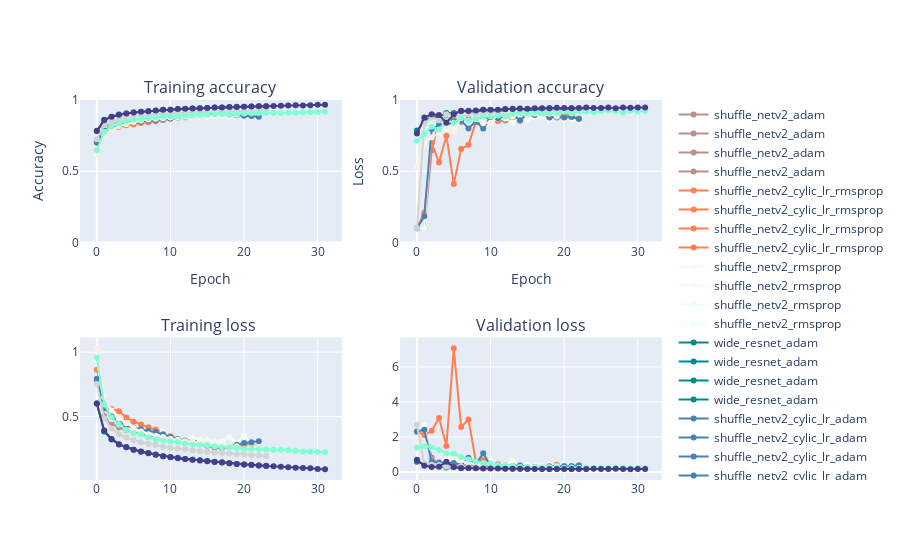

The code cell stored with this chart in its notebook:
### Code cell
plot_accuracy_and_loss()

### Figure 1 — Plotly figure (JSON) as saved in the notebook; plotly's stock layout.template omitted (floating-point values rounded to 4 significant figures)
{"data": [{"marker": {"color": "#BC8F8F"}, "mode": "markers+lines", "name": "shuffle_netv2_adam", "text": ["0", "1", "2", "3", "4", "5", "6", "7", "8", "9", "10", "11", "12", "13", "14", "15", "16", "17", "18", "19", "20", "21", "22", "23", "24", "25", "26", "27", "28", "29"], "type": "scatter", "x": [0, 1, 2, 3, 4, 5, 6, 7, 8, 9, 10, 11, 12, 13, 14, 15, 16, 17, 18, 19, 20, 21, 22, 23, 24, 25, 26, 27, 28, 29], "xaxis": "x", "y": [0.7161, 0.8104, 0.8317, 0.8438, 0.8515, 0.8582, 0.8633, 0.8646, 0.8699, 0.8712, 0.8748, 0.8766, 0.8779, 0.8833, 0.8802], "yaxis": "y"}, {"marker": {"color": "#BC8F8F"}, "mode": "markers+lines", "name": "shuffle_netv2_adam", "text": ["0", "1", "2", "3", "4", "5", "6", "7", "8", "9", "10", "11", "12", "13", "14", "15", "16", "17", "18", "19", "20", "21", "22", "23", "24", "25", "26", "27", "28", "29"], "type": "scatter", "x": [0, 1, 2, 3, 4, 5, 6, 7, 8, 9, 10, 11, 12, 13, 14, 15, 16, 17, 18, 19, 20, 21, 22, 23, 24, 25, 26, 27, 28, 29], "xaxis": "x2", "y": [0.1, 0.1, 0.6455, 0.8474, 0.8636, 0.8642, 0.8448, 0.8689, 0.8469, 0.8811, 0.8646, 0.8534, 0.8555, 0.8522, 0.8548], "yaxis": "y2"}, {"marker": {"color": "#BC8F8F"}, "mode": "markers+lines", "name": "shuffle_netv2_adam", "text": ["0", "1", "2", "3", "4", "5", "6", "7", "8", "9", "10", "11", "12", "13", "14", "15", "16", "17", "18", "19", "20", "21", "22", "23", "24", "25", "26", "27", "28", "29"], "type": "scatter", "x": [0, 1, 2, 3, 4, 5, 6, 7, 8, 9, 10, 11, 12, 13, 14, 15, 16, 17, 18, 19, 20, 21, 22, 23, 24, 25, 26, 27, 28, 29], "xaxis": "x3", "y": [0.7749, 0.5052, 0.446, 0.4154, 0.3935, 0.3776, 0.3659, 0.3534, 0.3457, 0.3385, 0.3305, 0.3281, 0.3208, 0.3134, 0.317], "yaxis": "y3"}, {"marker": {"color": "#BC8F8F"}, "mode": "markers+lines", "name": "shuffle_netv2_adam", "text": ["0", "1", "2", "3", "4", "5", "6", "7", "8", "9", "10", "11", "12", "13", "14", "15", "16", "17", "18", "19", "20", "21", "22", "23", "24", "25", "26", "27", "28", "29"], "type": "scatter", "x": [0, 1, 2, 3, 4, 5, 6, 7, 8, 9, 10, 11, 12, 13, 14, 15, 16, 17, 18, 19, 20, 21, 22, 23, 24, 25, 26, 27, 28, 29], "xaxis": "x4", "y": [2.315, 2.478, 0.8151, 0.4057, 0.3641, 0.3674, 0.4061, 0.3452, 0.3901, 0.3216, 0.354, 0.3961, 0.365, 0.3833, 0.3728], "yaxis": "y4"}, {"marker": {"color": "#FF7F50"}, "mode": "markers+lines", "name": "shuffle_netv2_cylic_lr_rmsprop", "text": ["0", "1", "2", "3", "4", "5", "6", "7", "8", "9", "10", "11", "12", "13", "14", "15", "16", "17", "18", "19", "20", "21", "22", "23", "24", "25", "26", "27", "28", "29", "30", "31", "32", "33", "34", "35", "36", "37", "38", "39", "40", "41", "42", "43", "44", "45"], "type": "scatter", "x": [0, 1, 2, 3, 4, 5, 6, 7, 8, 9, 10, 11, 12, 13, 14, 15, 16, 17, 18, 19, 20, 21, 22, 23, 24, 25, 26, 27, 28, 29, 30, 31, 32, 33, 34, 35, 36, 37, 38, 39, 40, 41, 42, 43, 44, 45], "xaxis": "x", "y": [0.6923, 0.7774, 0.8007, 0.8098, 0.8229, 0.8283, 0.8388, 0.8436, 0.8511, 0.8601, 0.869, 0.8752, 0.8822, 0.8883, 0.8905, 0.8978, 0.9029, 0.9042, 0.9015, 0.8994, 0.895, 0.8937, 0.8898], "yaxis": "y"}, {"marker": {"color": "#FF7F50"}, "mode": "markers+lines", "name": "shuffle_netv2_cylic_lr_rmsprop", "text": ["0", "1", "2", "3", "4", "5", "6", "7", "8", "9", "10", "11", "12", "13", "14", "15", "16", "17", "18", "19", "20", "21", "22", "23", "24", "25", "26", "27", "28", "29", "30", "31", "32", "33", "34", "35", "36", "37", "38", "39", "40", "41", "42", "43", "44", "45"], "type": "scatter", "x": [0, 1, 2, 3, 4, 5, 6, 7, 8, 9, 10, 11, 12, 13, 14, 15, 16, 17, 18, 19, 20, 21, 22, 23, 24, 25, 26, 27, 28, 29, 30, 31, 32, 33, 34, 35, 36, 37, 38, 39, 40, 41, 42, 43, 44, 45], "xaxis": "x2", "y": [0.1, 0.2086, 0.6991, 0.5607, 0.7495, 0.4102, 0.6555, 0.686, 0.8449, 0.828, 0.8713, 0.8539, 0.8873, 0.8755, 0.8809, 0.8948, 0.8937, 0.906, 0.8985, 0.8774, 0.8996, 0.8884, 0.8709], "yaxis": "y2"}, {"marker": {"color": "#FF7F50"}, "mode": "markers+lines", "name": "shuffle_netv2_cylic_lr_rmsprop", "text": ["0", "1", "2", "3", "4", "5", "6", "7", "8", "9", "10", "11", "12", "13", "14", "15", "16", "17", "18", "19", "20", "21", "22", "23", "24", "25", "26", "27", "28", "29", "30", "31", "32", "33", "34", "35", "36", "37", "38", "39", "40", "41", "42", "43", "44", "45"], "type": "scatter", "x": [0, 1, 2, 3, 4, 5, 6, 7, 8, 9, 10, 11, 12, 13, 14, 15, 16, 17, 18, 19, 20, 21, 22, 23, 24, 25, 26, 27, 28, 29, 30, 31, 32, 33, 34, 35, 36, 37, 38, 39, 40, 41, 42, 43, 44, 45], "xaxis": "x3", "y": [0.8632, 0.6388, 0.5593, 0.5421, 0.4936, 0.4599, 0.4396, 0.4176, 0.4003, 0.375, 0.3508, 0.332, 0.321, 0.3026, 0.2894, 0.274, 0.2594, 0.2562, 0.2635, 0.2692, 0.2817, 0.2901, 0.2961], "yaxis": "y3"}, {"marker": {"color": "#FF7F50"}, "mode": "markers+lines", "name": "shuffle_netv2_cylic_lr_rmsprop", "text": ["0", "1", "2", "3", "4", "5", "6", "7", "8", "9", "10", "11", "12", "13", "14", "15", "16", "17", "18", "19", "20", "21", "22", "23", "24", "25", "26", "27", "28", "29", "30", "31", "32", "33", "34", "35", "36", "37", "38", "39", "40", "41", "42", "43", "44", "45"], "type": "scatter", "x": [0, 1, 2, 3, 4, 5, 6, 7, 8, 9, 10, 11, 12, 13, 14, 15, 16, 17, 18, 19, 20, 21, 22, 23, 24, 25, 26, 27, 28, 29, 30, 31, 32, 33, 34, 35, 36, 37, 38, 39, 40, 41, 42, 43, 44, 45], "xaxis": "x4", "y": [2.312, 2.105, 2.352, 3.08, 1.476, 7.06, 2.561, 2.996, 0.6068, 0.6579, 0.3966, 0.4368, 0.3099, 0.3523, 0.3231, 0.2862, 0.2813, 0.2637, 0.2796, 0.4139, 0.283, 0.3024, 0.3639], "yaxis": "y4"}, {"marker": {"color": "#F0FFF0"}, "mode": "markers+lines", "name": "shuffle_netv2_rmsprop", "text": ["0", "1", "2", "3", "4", "5", "6", "7", "8", "9", "10", "11", "12", "13", "14", "15", "16", "17", "18", "19", "20", "21", "22", "23", "24", "25", "26", "27", "28", "29", "30", "31", "32", "33", "34", "35", "36", "37", "38", "39", "40", "41", "42", "43", "44", "45"], "type": "scatter", "x": [0, 1, 2, 3, 4, 5, 6, 7, 8, 9, 10, 11, 12, 13, 14, 15, 16, 17, 18, 19, 20, 21, 22, 23, 24, 25, 26, 27, 28, 29, 30, 31, 32, 33, 34, 35, 36, 37, 38, 39, 40, 41, 42, 43, 44, 45], "xaxis": "x", "y": [0.6848, 0.7888, 0.8193, 0.8363, 0.8454, 0.8514, 0.8565, 0.8624, 0.8666, 0.8683, 0.8716, 0.8728, 0.8768, 0.8764, 0.8797, 0.8812, 0.8855, 0.8872, 0.886, 0.8898, 0.8869, 0.8897, 0.8926], "yaxis": "y"}, {"marker": {"color": "#F0FFF0"}, "mode": "markers+lines", "name": "shuffle_netv2_rmsprop", "text": ["0", "1", "2", "3", "4", "5", "6", "7", "8", "9", "10", "11", "12", "13", "14", "15", "16", "17", "18", "19", "20", "21", "22", "23", "24", "25", "26", "27", "28", "29", "30", "31", "32", "33", "34", "35", "36", "37", "38", "39", "40", "41", "42", "43", "44", "45"], "type": "scatter", "x": [0, 1, 2, 3, 4, 5, 6, 7, 8, 9, 10, 11, 12, 13, 14, 15, 16, 17, 18, 19, 20, 21, 22, 23, 24, 25, 26, 27, 28, 29, 30, 31, 32, 33, 34, 35, 36, 37, 38, 39, 40, 41, 42, 43, 44, 45], "xaxis": "x2", "y": [0.1, 0.1, 0.8218, 0.829, 0.8036, 0.791, 0.8635, 0.8301, 0.8632, 0.8501, 0.841, 0.8694, 0.8711, 0.8404, 0.874, 0.8595, 0.8806, 0.8833, 0.862, 0.8785, 0.8719, 0.8658, 0.8449], "yaxis": "y2"}, {"marker": {"color": "#F0FFF0"}, "mode": "markers+lines", "name": "shuffle_netv2_rmsprop", "text": ["0", "1", "2", "3", "4", "5", "6", "7", "8", "9", "10", "11", "12", "13", "14", "15", "16", "17", "18", "19", "20", "21", "22", "23", "24", "25", "26", "27", "28", "29", "30", "31", "32", "33", "34", "35", "36", "37", "38", "39", "40", "41", "42", "43", "44", "45"], "type": "scatter", "x": [0, 1, 2, 3, 4, 5, 6, 7, 8, 9, 10, 11, 12, 13, 14, 15, 16, 17, 18, 19, 20, 21, 22, 23, 24, 25, 26, 27, 28, 29, 30, 31, 32, 33, 34, 35, 36, 37, 38, 39, 40, 41, 42, 43, 44, 45], "xaxis": "x3", "y": [0.9386, 0.5892, 0.4818, 0.4482, 0.4136, 0.3951, 0.3839, 0.3776, 0.3626, 0.386, 0.3465, 0.3387, 0.3286, 0.3346, 0.3195, 0.3183, 0.3073, 0.3067, 0.3435, 0.2963, 0.3546, 0.2968, 0.2973], "yaxis": "y3"}, {"marker": {"color": "#F0FFF0"}, "mode": "markers+lines", "name": "shuffle_netv2_rmsprop", "text": ["0", "1", "2", "3", "4", "5", "6", "7", "8", "9", "10", "11", "12", "13", "14", "15", "16", "17", "18", "19", "20", "21", "22", "23", "24", "25", "26", "27", "28", "29", "30", "31", "32", "33", "34", "35", "36", "37", "38", "39", "40", "41", "42", "43", "44", "45"], "type": "scatter", "x": [0, 1, 2, 3, 4, 5, 6, 7, 8, 9, 10, 11, 12, 13, 14, 15, 16, 17, 18, 19, 20, 21, 22, 23, 24, 25, 26, 27, 28, 29, 30, 31, 32, 33, 34, 35, 36, 37, 38, 39, 40, 41, 42, 43, 44, 45], "xaxis": "x4", "y": [2.326, 2.662, 0.4815, 0.5179, 0.7289, 0.7256, 0.3669, 0.8245, 0.3687, 0.4395, 0.6343, 0.3503, 0.3506, 0.6295, 0.3773, 0.4091, 0.3625, 0.3218, 0.4119, 0.3571, 0.3617, 0.3663, 0.4345], "yaxis": "y4"}, {"marker": {"color": "#008B8B"}, "mode": "markers+lines", "name": "wide_resnet_adam", "text": ["0", "1", "2", "3", "4", "5", "6", "7", "8", "9", "10", "11", "12", "13", "14", "15", "16", "17", "18", "19", "20", "21", "22", "23", "24", "25", "26", "27", "28", "29", "30", "31", "32", "33", "34", "35", "36", "37", "38", "39", "40", "41", "42", "43", "44", "45", "46", "47"], "type": "scatter", "x": [0, 1, 2, 3, 4, 5, 6, 7, 8, 9, 10, 11, 12, 13, 14, 15, 16, 17, 18, 19, 20, 21, 22, 23, 24, 25, 26, 27, 28, 29, 30, 31, 32, 33, 34, 35, 36, 37, 38, 39, 40, 41, 42, 43, 44, 45, 46, 47], "xaxis": "x", "y": [0.78, 0.8607, 0.8831, 0.8977, 0.9046, 0.912, 0.918, 0.9203, 0.9243, 0.9308, 0.9321, 0.9352, 0.937, 0.9399, 0.9419, 0.9437, 0.9466, 0.9469, 0.9499, 0.952, 0.953, 0.9536, 0.9562, 0.9565], "yaxis": "y"}, {"marker": {"color": "#008B8B"}, "mode": "markers+lines", "name": "wide_resnet_adam", "text": ["0", "1", "2", "3", "4", "5", "6", "7", "8", "9", "10", "11", "12", "13", "14", "15", "16", "17", "18", "19", "20", "21", "22", "23", "24", "25", "26", "27", "28", "29", "30", "31", "32", "33", "34", "35", "36", "37", "38", "39", "40", "41", "42", "43", "44", "45", "46", "47"], "type": "scatter", "x": [0, 1, 2, 3, 4, 5, 6, 7, 8, 9, 10, 11, 12, 13, 14, 15, 16, 17, 18, 19, 20, 21, 22, 23, 24, 25, 26, 27, 28, 29, 30, 31, 32, 33, 34, 35, 36, 37, 38, 39, 40, 41, 42, 43, 44, 45, 46, 47], "xaxis": "x2", "y": [0.7852, 0.85, 0.8861, 0.8798, 0.9084, 0.9081, 0.9205, 0.9222, 0.9161, 0.9295, 0.9232, 0.9175, 0.9325, 0.9384, 0.9387, 0.9291, 0.9285, 0.9385, 0.9429, 0.9361, 0.9308, 0.9426, 0.9378, 0.9414], "yaxis": "y2"}, {"marker": {"color": "#008B8B"}, "mode": "markers+lines", "name": "wide_resnet_adam", "text": ["0", "1", "2", "3", "4", "5", "6", "7", "8", "9", "10", "11", "12", "13", "14", "15", "16", "17", "18", "19", "20", "21", "22", "23", "24", "25", "26", "27", "28", "29", "30", "31", "32", "33", "34", "35", "36", "37", "38", "39", "40", "41", "42", "43", "44", "45", "46", "47"], "type": "scatter", "x": [0, 1, 2, 3, 4, 5, 6, 7, 8, 9, 10, 11, 12, 13, 14, 15, 16, 17, 18, 19, 20, 21, 22, 23, 24, 25, 26, 27, 28, 29, 30, 31, 32, 33, 34, 35, 36, 37, 38, 39, 40, 41, 42, 43, 44, 45, 46, 47], "xaxis": "x3", "y": [0.6043, 0.3847, 0.3229, 0.2844, 0.2643, 0.2424, 0.2266, 0.2177, 0.206, 0.1928, 0.1867, 0.1798, 0.1712, 0.1656, 0.1607, 0.1547, 0.1497, 0.145, 0.1387, 0.1329, 0.1283, 0.1268, 0.121, 0.1179], "yaxis": "y3"}, {"marker": {"color": "#008B8B"}, "mode": "markers+lines", "name": "wide_resnet_adam", "text": ["0", "1", "2", "3", "4", "5", "6", "7", "8", "9", "10", "11", "12", "13", "14", "15", "16", "17", "18", "19", "20", "21", "22", "23", "24", "25", "26", "27", "28", "29", "30", "31", "32", "33", "34", "35", "36", "37", "38", "39", "40", "41", "42", "43", "44", "45", "46", "47"], "type": "scatter", "x": [0, 1, 2, 3, 4, 5, 6, 7, 8, 9, 10, 11, 12, 13, 14, 15, 16, 17, 18, 19, 20, 21, 22, 23, 24, 25, 26, 27, 28, 29, 30, 31, 32, 33, 34, 35, 36, 37, 38, 39, 40, 41, 42, 43, 44, 45, 46, 47], "xaxis": "x4", "y": [0.5805, 0.4341, 0.3171, 0.3342, 0.2538, 0.2619, 0.2256, 0.2218, 0.2415, 0.2005, 0.231, 0.2256, 0.1933, 0.175, 0.1774, 0.2004, 0.1967, 0.1781, 0.166, 0.1795, 0.1931, 0.1672, 0.1788, 0.1692], "yaxis": "y4"}, {"marker": {"color": "#4682B4"}, "mode": "markers+lines", "name": "shuffle_netv2_cylic_lr_adam", "text": ["0", "1", "2", "3", "4", "5", "6", "7", "8", "9", "10", "11", "12", "13", "14", "15", "16", "17", "18", "19", "20", "21", "22", "23", "24", "25", "26", "27", "28", "29", "30", "31", "32", "33", "34", "35", "36", "37", "38", "39", "40", "41", "42", "43", "44", "45"], "type": "scatter", "x": [0, 1, 2, 3, 4, 5, 6, 7, 8, 9, 10, 11, 12, 13, 14, 15, 16, 17, 18, 19, 20, 21, 22, 23, 24, 25, 26, 27, 28, 29, 30, 31, 32, 33, 34, 35, 36, 37, 38, 39, 40, 41, 42, 43, 44, 45], "xaxis": "x", "y": [0.7002, 0.7855, 0.8128, 0.8284, 0.8389, 0.8469, 0.8497, 0.855, 0.8586, 0.8638, 0.8706, 0.8772, 0.882, 0.8855, 0.892, 0.8958, 0.9011, 0.9001, 0.8985, 0.8938, 0.889, 0.8873, 0.8832], "yaxis": "y"}, {"marker": {"color": "#4682B4"}, "mode": "markers+lines", "name": "shuffle_netv2_cylic_lr_adam", "text": ["0", "1", "2", "3", "4", "5", "6", "7", "8", "9", "10", "11", "12", "13", "14", "15", "16", "17", "18", "19", "20", "21", "22", "23", "24", "25", "26", "27", "28", "29", "30", "31", "32", "33", "34", "35", "36", "37", "38", "39", "40", "41", "42", "43", "44", "45"], "type": "scatter", "x": [0, 1, 2, 3, 4, 5, 6, 7, 8, 9, 10, 11, 12, 13, 14, 15, 16, 17, 18, 19, 20, 21, 22, 23, 24, 25, 26, 27, 28, 29, 30, 31, 32, 33, 34, 35, 36, 37, 38, 39, 40, 41, 42, 43, 44, 45], "xaxis": "x2", "y": [0.1, 0.1835, 0.7967, 0.8227, 0.822, 0.8491, 0.8567, 0.8005, 0.8496, 0.7996, 0.8749, 0.8723, 0.8861, 0.8964, 0.8577, 0.8966, 0.8951, 0.9022, 0.8765, 0.8793, 0.8767, 0.8806, 0.8661], "yaxis": "y2"}, {"marker": {"color": "#4682B4"}, "mode": "markers+lines", "name": "shuffle_netv2_cylic_lr_adam", "text": ["0", "1", "2", "3", "4", "5", "6", "7", "8", "9", "10", "11", "12", "13", "14", "15", "16", "17", "18", "19", "20", "21", "22", "23", "24", "25", "26", "27", "28", "29", "30", "31", "32", "33", "34", "35", "36", "37", "38", "39", "40", "41", "42", "43", "44", "45"], "type": "scatter", "x": [0, 1, 2, 3, 4, 5, 6, 7, 8, 9, 10, 11, 12, 13, 14, 15, 16, 17, 18, 19, 20, 21, 22, 23, 24, 25, 26, 27, 28, 29, 30, 31, 32, 33, 34, 35, 36, 37, 38, 39, 40, 41, 42, 43, 44, 45], "xaxis": "x3", "y": [0.7946, 0.5675, 0.5037, 0.4583, 0.4312, 0.4137, 0.4009, 0.3874, 0.38, 0.3622, 0.3446, 0.326, 0.3139, 0.3015, 0.2858, 0.2775, 0.2633, 0.2606, 0.2679, 0.2816, 0.2947, 0.3002, 0.3096], "yaxis": "y3"}, {"marker": {"color": "#4682B4"}, "mode": "markers+lines", "name": "shuffle_netv2_cylic_lr_adam", "text": ["0", "1", "2", "3", "4", "5", "6", "7", "8", "9", "10", "11", "12", "13", "14", "15", "16", "17", "18", "19", "20", "21", "22", "23", "24", "25", "26", "27", "28", "29", "30", "31", "32", "33", "34", "35", "36", "37", "38", "39", "40", "41", "42", "43", "44", "45"], "type": "scatter", "x": [0, 1, 2, 3, 4, 5, 6, 7, 8, 9, 10, 11, 12, 13, 14, 15, 16, 17, 18, 19, 20, 21, 22, 23, 24, 25, 26, 27, 28, 29, 30, 31, 32, 33, 34, 35, 36, 37, 38, 39, 40, 41, 42, 43, 44, 45], "xaxis": "x4", "y": [2.307, 2.411, 0.5599, 0.5433, 0.5098, 0.5112, 0.4193, 0.805, 0.441, 1.061, 0.3447, 0.3592, 0.3218, 0.2956, 0.3651, 0.2838, 0.2783, 0.2675, 0.3188, 0.3231, 0.3412, 0.3409, 0.3825], "yaxis": "y4"}, {"marker": {"color": "#FAF0E6"}, "mode": "markers+lines", "name": "simple_cnn_rmsprop", "text": ["0", "1", "2", "3", "4", "5", "6", "7", "8", "9", "10", "11", "12", "13", "14", "15", "16", "17", "18", "19", "20", "21", "22", "23", "24", "25", "26", "27", "28", "29", "30", "31", "32", "33", "34", "35", "36", "37", "38", "39"], "type": "scatter", "x": [0, 1, 2, 3, 4, 5, 6, 7, 8, 9, 10, 11, 12, 13, 14, 15, 16, 17, 18, 19, 20, 21, 22, 23, 24, 25, 26, 27, 28, 29, 30, 31, 32, 33, 34, 35, 36, 37, 38, 39], "xaxis": "x", "y": [0.6167, 0.7531, 0.7906, 0.8158, 0.8292, 0.8453, 0.8553, 0.8626, 0.8686, 0.871, 0.8775, 0.8794, 0.8842, 0.8856, 0.8898, 0.8903, 0.8916, 0.8947, 0.8993, 0.897], "yaxis": "y"}, {"marker": {"color": "#FAF0E6"}, "mode": "markers+lines", "name": "simple_cnn_rmsprop", "text": ["0", "1", "2", "3", "4", "5", "6", "7", "8", "9", "10", "11", "12", "13", "14", "15", "16", "17", "18", "19", "20", "21", "22", "23", "24", "25", "26", "27", "28", "29", "30", "31", "32", "33", "34", "35", "36", "37", "38", "39"], "type": "scatter", "x": [0, 1, 2, 3, 4, 5, 6, 7, 8, 9, 10, 11, 12, 13, 14, 15, 16, 17, 18, 19, 20, 21, 22, 23, 24, 25, 26, 27, 28, 29, 30, 31, 32, 33, 34, 35, 36, 37, 38, 39], "xaxis": "x2", "y": [0.5261, 0.6871, 0.7383, 0.7633, 0.823, 0.7779, 0.8817, 0.8491, 0.8653, 0.8367, 0.8407, 0.8991, 0.8947, 0.8826, 0.9092, 0.8905, 0.905, 0.8802, 0.904, 0.8847], "yaxis": "y2"}, {"marker": {"color": "#FAF0E6"}, "mode": "markers+lines", "name": "simple_cnn_rmsprop", "text": ["0", "1", "2", "3", "4", "5", "6", "7", "8", "9", "10", "11", "12", "13", "14", "15", "16", "17", "18", "19", "20", "21", "22", "23", "24", "25", "26", "27", "28", "29", "30", "31", "32", "33", "34", "35", "36", "37", "38", "39"], "type": "scatter", "x": [0, 1, 2, 3, 4, 5, 6, 7, 8, 9, 10, 11, 12, 13, 14, 15, 16, 17, 18, 19, 20, 21, 22, 23, 24, 25, 26, 27, 28, 29, 30, 31, 32, 33, 34, 35, 36, 37, 38, 39], "xaxis": "x3", "y": [1.029, 0.6501, 0.5482, 0.4858, 0.4489, 0.4121, 0.3853, 0.3639, 0.3486, 0.3418, 0.3274, 0.3195, 0.3082, 0.3027, 0.2929, 0.2908, 0.2852, 0.2802, 0.2713, 0.2707], "yaxis": "y3"}, {"marker": {"color": "#FAF0E6"}, "mode": "markers+lines", "name": "simple_cnn_rmsprop", "text": ["0", "1", "2", "3", "4", "5", "6", "7", "8", "9", "10", "11", "12", "13", "14", "15", "16", "17", "18", "19", "20", "21", "22", "23", "24", "25", "26", "27", "28", "29", "30", "31", "32", "33", "34", "35", "36", "37", "38", "39"], "type": "scatter", "x": [0, 1, 2, 3, 4, 5, 6, 7, 8, 9, 10, 11, 12, 13, 14, 15, 16, 17, 18, 19, 20, 21, 22, 23, 24, 25, 26, 27, 28, 29, 30, 31, 32, 33, 34, 35, 36, 37, 38, 39], "xaxis": "x4", "y": [1.761, 1.554, 1.365, 1.202, 0.991, 0.8473, 0.6519, 0.5083, 0.4388, 0.467, 0.4395, 0.2915, 0.3123, 0.3044, 0.2574, 0.2894, 0.2577, 0.3178, 0.2599, 0.3011], "yaxis": "y4"}, {"marker": {"color": "#D3D3D3"}, "mode": "markers+lines", "name": "mobile_net_adam", "text": ["0", "1", "2", "3", "4", "5", "6", "7", "8", "9", "10", "11", "12", "13", "14", "15", "16", "17", "18", "19", "20", "21", "22", "23", "24", "25", "26", "27", "28", "29", "30", "31", "32", "33", "34", "35", "36", "37", "38", "39", "40", "41", "42", "43", "44", "45", "46", "47"], "type": "scatter", "x": [0, 1, 2, 3, 4, 5, 6, 7, 8, 9, 10, 11, 12, 13, 14, 15, 16, 17, 18, 19, 20, 21, 22, 23, 24, 25, 26, 27, 28, 29, 30, 31, 32, 33, 34, 35, 36, 37, 38, 39, 40, 41, 42, 43, 44, 45, 46, 47], "xaxis": "x", "y": [0.7252, 0.8241, 0.8527, 0.8679, 0.8777, 0.8851, 0.8917, 0.8947, 0.898, 0.903, 0.9065, 0.9078, 0.9106, 0.9121, 0.9152, 0.9157, 0.9183, 0.9197, 0.9198, 0.9237, 0.9244, 0.9266, 0.9272, 0.9287], "yaxis": "y"}, {"marker": {"color": "#D3D3D3"}, "mode": "markers+lines", "name": "mobile_net_adam", "text": ["0", "1", "2", "3", "4", "5", "6", "7", "8", "9", "10", "11", "12", "13", "14", "15", "16", "17", "18", "19", "20", "21", "22", "23", "24", "25", "26", "27", "28", "29", "30", "31", "32", "33", "34", "35", "36", "37", "38", "39", "40", "41", "42", "43", "44", "45", "46", "47"], "type": "scatter", "x": [0, 1, 2, 3, 4, 5, 6, 7, 8, 9, 10, 11, 12, 13, 14, 15, 16, 17, 18, 19, 20, 21, 22, 23, 24, 25, 26, 27, 28, 29, 30, 31, 32, 33, 34, 35, 36, 37, 38, 39, 40, 41, 42, 43, 44, 45, 46, 47], "xaxis": "x2", "y": [0.1, 0.837, 0.8754, 0.8581, 0.9005, 0.8987, 0.8813, 0.9019, 0.904, 0.904, 0.9115, 0.9109, 0.8947, 0.9098, 0.9132, 0.9039, 0.9185, 0.9161, 0.9272, 0.9221, 0.9236, 0.9236, 0.9259, 0.9261], "yaxis": "y2"}, {"marker": {"color": "#D3D3D3"}, "mode": "markers+lines", "name": "mobile_net_adam", "text": ["0", "1", "2", "3", "4", "5", "6", "7", "8", "9", "10", "11", "12", "13", "14", "15", "16", "17", "18", "19", "20", "21", "22", "23", "24", "25", "26", "27", "28", "29", "30", "31", "32", "33", "34", "35", "36", "37", "38", "39", "40", "41", "42", "43", "44", "45", "46", "47"], "type": "scatter", "x": [0, 1, 2, 3, 4, 5, 6, 7, 8, 9, 10, 11, 12, 13, 14, 15, 16, 17, 18, 19, 20, 21, 22, 23, 24, 25, 26, 27, 28, 29, 30, 31, 32, 33, 34, 35, 36, 37, 38, 39, 40, 41, 42, 43, 44, 45, 46, 47], "xaxis": "x3", "y": [0.7528, 0.4846, 0.4076, 0.3627, 0.3383, 0.316, 0.3006, 0.2884, 0.2812, 0.2668, 0.2569, 0.2525, 0.2459, 0.2374, 0.2316, 0.2278, 0.2215, 0.2182, 0.2138, 0.2071, 0.2065, 0.2, 0.1973, 0.1935], "yaxis": "y3"}, {"marker": {"color": "#D3D3D3"}, "mode": "markers+lines", "name": "mobile_net_adam", "text": ["0", "1", "2", "3", "4", "5", "6", "7", "8", "9", "10", "11", "12", "13", "14", "15", "16", "17", "18", "19", "20", "21", "22", "23", "24", "25", "26", "27", "28", "29", "30", "31", "32", "33", "34", "35", "36", "37", "38", "39", "40", "41", "42", "43", "44", "45", "46", "47"], "type": "scatter", "x": [0, 1, 2, 3, 4, 5, 6, 7, 8, 9, 10, 11, 12, 13, 14, 15, 16, 17, 18, 19, 20, 21, 22, 23, 24, 25, 26, 27, 28, 29, 30, 31, 32, 33, 34, 35, 36, 37, 38, 39, 40, 41, 42, 43, 44, 45, 46, 47], "xaxis": "x4", "y": [2.708, 0.4514, 0.4092, 0.3953, 0.2955, 0.2795, 0.3211, 0.267, 0.2652, 0.2524, 0.2424, 0.2415, 0.2904, 0.2389, 0.2326, 0.2614, 0.2275, 0.2292, 0.2034, 0.2132, 0.2042, 0.2063, 0.2012, 0.198], "yaxis": "y4"}, {"marker": {"color": "#7FFFD4"}, "mode": "markers+lines", "name": "simple_cnn_adam", "text": ["0", "1", "2", "3", "4", "5", "6", "7", "8", "9", "10", "11", "12", "13", "14", "15", "16", "17", "18", "19", "20", "21", "22", "23", "24", "25", "26", "27", "28", "29", "30", "31", "32", "33", "34", "35", "36", "37", "38", "39", "40", "41", "42", "43", "44", "45", "46", "47", "48", "49", "50", "51", "52", "53", "54", "55", "56", "57", "58", "59", "60", "61", "62", "63"], "type": "scatter", "x": [0, 1, 2, 3, 4, 5, 6, 7, 8, 9, 10, 11, 12, 13, 14, 15, 16, 17, 18, 19, 20, 21, 22, 23, 24, 25, 26, 27, 28, 29, 30, 31, 32, 33, 34, 35, 36, 37, 38, 39, 40, 41, 42, 43, 44, 45, 46, 47, 48, 49, 50, 51, 52, 53, 54, 55, 56, 57, 58, 59, 60, 61, 62, 63], "xaxis": "x", "y": [0.6477, 0.7756, 0.8145, 0.8351, 0.85, 0.8616, 0.8643, 0.8734, 0.8793, 0.8834, 0.8862, 0.8867, 0.8915, 0.8941, 0.896, 0.8963, 0.9003, 0.9019, 0.9021, 0.9044, 0.9047, 0.9075, 0.908, 0.9088, 0.9097, 0.9095, 0.9111, 0.9119, 0.9146, 0.9152, 0.9151, 0.9172], "yaxis": "y"}, {"marker": {"color": "#7FFFD4"}, "mode": "markers+lines", "name": "simple_cnn_adam", "text": ["0", "1", "2", "3", "4", "5", "6", "7", "8", "9", "10", "11", "12", "13", "14", "15", "16", "17", "18", "19", "20", "21", "22", "23", "24", "25", "26", "27", "28", "29", "30", "31", "32", "33", "34", "35", "36", "37", "38", "39", "40", "41", "42", "43", "44", "45", "46", "47", "48", "49", "50", "51", "52", "53", "54", "55", "56", "57", "58", "59", "60", "61", "62", "63"], "type": "scatter", "x": [0, 1, 2, 3, 4, 5, 6, 7, 8, 9, 10, 11, 12, 13, 14, 15, 16, 17, 18, 19, 20, 21, 22, 23, 24, 25, 26, 27, 28, 29, 30, 31, 32, 33, 34, 35, 36, 37, 38, 39, 40, 41, 42, 43, 44, 45, 46, 47, 48, 49, 50, 51, 52, 53, 54, 55, 56, 57, 58, 59, 60, 61, 62, 63], "xaxis": "x2", "y": [0.7138, 0.7605, 0.8146, 0.7931, 0.8553, 0.8404, 0.8725, 0.8558, 0.8693, 0.8818, 0.8866, 0.8908, 0.8864, 0.904, 0.9095, 0.9101, 0.9141, 0.9061, 0.909, 0.9067, 0.9167, 0.9046, 0.9212, 0.9198, 0.9132, 0.9228, 0.924, 0.9215, 0.9131, 0.9238, 0.9187, 0.9224], "yaxis": "y2"}, {"marker": {"color": "#7FFFD4"}, "mode": "markers+lines", "name": "simple_cnn_adam", "text": ["0", "1", "2", "3", "4", "5", "6", "7", "8", "9", "10", "11", "12", "13", "14", "15", "16", "17", "18", "19", "20", "21", "22", "23", "24", "25", "26", "27", "28", "29", "30", "31", "32", "33", "34", "35", "36", "37", "38", "39", "40", "41", "42", "43", "44", "45", "46", "47", "48", "49", "50", "51", "52", "53", "54", "55", "56", "57", "58", "59", "60", "61", "62", "63"], "type": "scatter", "x": [0, 1, 2, 3, 4, 5, 6, 7, 8, 9, 10, 11, 12, 13, 14, 15, 16, 17, 18, 19, 20, 21, 22, 23, 24, 25, 26, 27, 28, 29, 30, 31, 32, 33, 34, 35, 36, 37, 38, 39, 40, 41, 42, 43, 44, 45, 46, 47, 48, 49, 50, 51, 52, 53, 54, 55, 56, 57, 58, 59, 60, 61, 62, 63], "xaxis": "x3", "y": [0.9592, 0.5936, 0.4923, 0.438, 0.3967, 0.3707, 0.3625, 0.3374, 0.3239, 0.3133, 0.3059, 0.3034, 0.2904, 0.2833, 0.279, 0.2771, 0.2678, 0.2627, 0.2628, 0.2563, 0.2504, 0.2483, 0.2449, 0.245, 0.243, 0.2427, 0.238, 0.2353, 0.2295, 0.2292, 0.2257, 0.2239], "yaxis": "y3"}, {"marker": {"color": "#7FFFD4"}, "mode": "markers+lines", "name": "simple_cnn_adam", "text": ["0", "1", "2", "3", "4", "5", "6", "7", "8", "9", "10", "11", "12", "13", "14", "15", "16", "17", "18", "19", "20", "21", "22", "23", "24", "25", "26", "27", "28", "29", "30", "31", "32", "33", "34", "35", "36", "37", "38", "39", "40", "41", "42", "43", "44", "45", "46", "47", "48", "49", "50", "51", "52", "53", "54", "55", "56", "57", "58", "59", "60", "61", "62", "63"], "type": "scatter", "x": [0, 1, 2, 3, 4, 5, 6, 7, 8, 9, 10, 11, 12, 13, 14, 15, 16, 17, 18, 19, 20, 21, 22, 23, 24, 25, 26, 27, 28, 29, 30, 31, 32, 33, 34, 35, 36, 37, 38, 39, 40, 41, 42, 43, 44, 45, 46, 47, 48, 49, 50, 51, 52, 53, 54, 55, 56, 57, 58, 59, 60, 61, 62, 63], "xaxis": "x4", "y": [1.392, 1.464, 1.391, 1.257, 1.071, 1.051, 0.8513, 0.7105, 0.5891, 0.4921, 0.4805, 0.3738, 0.3554, 0.3011, 0.2745, 0.2626, 0.2467, 0.2581, 0.2451, 0.2535, 0.2269, 0.2543, 0.2189, 0.2242, 0.2426, 0.2162, 0.2096, 0.2172, 0.2379, 0.2085, 0.2243, 0.2115], "yaxis": "y4"}, {"marker": {"color": "#483D8B"}, "mode": "markers+lines", "name": "capsnet_adam", "text": ["0", "1", "2", "3", "4", "5", "6", "7", "8", "9", "10", "11", "12", "13", "14", "15", "16", "17", "18", "19", "20", "21", "22", "23", "24", "25", "26", "27", "28", "29", "30", "31", "32", "33", "34", "35", "36", "37", "38", "39", "40", "41", "42", "43", "44", "45", "46", "47", "48", "49", "50", "51", "52", "53", "54", "55", "56", "57", "58", "59", "60", "61", "62", "63"], "type": "scatter", "x": [0, 1, 2, 3, 4, 5, 6, 7, 8, 9, 10, 11, 12, 13, 14, 15, 16, 17, 18, 19, 20, 21, 22, 23, 24, 25, 26, 27, 28, 29, 30, 31, 32, 33, 34, 35, 36, 37, 38, 39, 40, 41, 42, 43, 44, 45, 46, 47, 48, 49, 50, 51, 52, 53, 54, 55, 56, 57, 58, 59, 60, 61, 62, 63], "xaxis": "x", "y": [0.7834, 0.8582, 0.8818, 0.8971, 0.9049, 0.9129, 0.9176, 0.9209, 0.9264, 0.9312, 0.9323, 0.9361, 0.9381, 0.9403, 0.9426, 0.9436, 0.9469, 0.9473, 0.9505, 0.9515, 0.9531, 0.9545, 0.957, 0.9563, 0.9583, 0.9599, 0.9606, 0.9623, 0.9617, 0.9631, 0.9658, 0.9667], "yaxis": "y"}, {"marker": {"color": "#483D8B"}, "mode": "markers+lines", "name": "capsnet_adam", "text": ["0", "1", "2", "3", "4", "5", "6", "7", "8", "9", "10", "11", "12", "13", "14", "15", "16", "17", "18", "19", "20", "21", "22", "23", "24", "25", "26", "27", "28", "29", "30", "31", "32", "33", "34", "35", "36", "37", "38", "39", "40", "41", "42", "43", "44", "45", "46", "47", "48", "49", "50", "51", "52", "53", "54", "55", "56", "57", "58", "59", "60", "61", "62", "63"], "type": "scatter", "x": [0, 1, 2, 3, 4, 5, 6, 7, 8, 9, 10, 11, 12, 13, 14, 15, 16, 17, 18, 19, 20, 21, 22, 23, 24, 25, 26, 27, 28, 29, 30, 31, 32, 33, 34, 35, 36, 37, 38, 39, 40, 41, 42, 43, 44, 45, 46, 47, 48, 49, 50, 51, 52, 53, 54, 55, 56, 57, 58, 59, 60, 61, 62, 63], "xaxis": "x2", "y": [0.7641, 0.8778, 0.8995, 0.8952, 0.8397, 0.8996, 0.924, 0.9228, 0.927, 0.9321, 0.9315, 0.9308, 0.9368, 0.9366, 0.9403, 0.9392, 0.9417, 0.9423, 0.9417, 0.9457, 0.9434, 0.9416, 0.9432, 0.9468, 0.9445, 0.9438, 0.948, 0.9418, 0.9468, 0.9462, 0.9478, 0.9472], "yaxis": "y2"}, {"marker": {"color": "#483D8B"}, "mode": "markers+lines", "name": "capsnet_adam", "text": ["0", "1", "2", "3", "4", "5", "6", "7", "8", "9", "10", "11", "12", "13", "14", "15", "16", "17", "18", "19", "20", "21", "22", "23", "24", "25", "26", "27", "28", "29", "30", "31", "32", "33", "34", "35", "36", "37", "38", "39", "40", "41", "42", "43", "44", "45", "46", "47", "48", "49", "50", "51", "52", "53", "54", "55", "56", "57", "58", "59", "60", "61", "62", "63"], "type": "scatter", "x": [0, 1, 2, 3, 4, 5, 6, 7, 8, 9, 10, 11, 12, 13, 14, 15, 16, 17, 18, 19, 20, 21, 22, 23, 24, 25, 26, 27, 28, 29, 30, 31, 32, 33, 34, 35, 36, 37, 38, 39, 40, 41, 42, 43, 44, 45, 46, 47, 48, 49, 50, 51, 52, 53, 54, 55, 56, 57, 58, 59, 60, 61, 62, 63], "xaxis": "x3", "y": [0.5996, 0.3915, 0.327, 0.2859, 0.2617, 0.2425, 0.2287, 0.2157, 0.2047, 0.1931, 0.1853, 0.1768, 0.1707, 0.1652, 0.1597, 0.1538, 0.1475, 0.1433, 0.1378, 0.1331, 0.1291, 0.1247, 0.1197, 0.1176, 0.1154, 0.11, 0.1067, 0.1032, 0.102, 0.09979, 0.09404, 0.09238], "yaxis": "y3"}, {"marker": {"color": "#483D8B"}, "mode": "markers+lines", "name": "capsnet_adam", "text": ["0", "1", "2", "3", "4", "5", "6", "7", "8", "9", "10", "11", "12", "13", "14", "15", "16", "17", "18", "19", "20", "21", "22", "23", "24", "25", "26", "27", "28", "29", "30", "31", "32", "33", "34", "35", "36", "37", "38", "39", "40", "41", "42", "43", "44", "45", "46", "47", "48", "49", "50", "51", "52", "53", "54", "55", "56", "57", "58", "59", "60", "61", "62", "63"], "type": "scatter", "x": [0, 1, 2, 3, 4, 5, 6, 7, 8, 9, 10, 11, 12, 13, 14, 15, 16, 17, 18, 19, 20, 21, 22, 23, 24, 25, 26, 27, 28, 29, 30, 31, 32, 33, 34, 35, 36, 37, 38, 39, 40, 41, 42, 43, 44, 45, 46, 47, 48, 49, 50, 51, 52, 53, 54, 55, 56, 57, 58, 59, 60, 61, 62, 63], "xaxis": "x4", "y": [0.6988, 0.3439, 0.2854, 0.2956, 0.585, 0.2817, 0.2176, 0.2225, 0.2033, 0.196, 0.1892, 0.191, 0.1786, 0.1774, 0.1728, 0.1708, 0.1677, 0.1669, 0.1684, 0.1597, 0.1618, 0.1647, 0.1657, 0.1587, 0.1734, 0.1637, 0.1588, 0.1724, 0.1642, 0.1576, 0.1635, 0.1629], "yaxis": "y4"}], "layout": {"annotations": [{"font": {"size": 16}, "showarrow": false, "text": "Training accuracy", "x": 0.225, "xanchor": "center", "xref": "paper", "y": 1, "yanchor": "bottom", "yref": "paper"}, {"font": {"size": 16}, "showarrow": false, "text": "Validation accuracy", "x": 0.775, "xanchor": "center", "xref": "paper", "y": 1, "yanchor": "bottom", "yref": "paper"}, {"font": {"size": 16}, "showarrow": false, "text": "Training loss ", "x": 0.225, "xanchor": "center", "xref": "paper", "y": 0.375, "yanchor": "bottom", "yref": "paper"}, {"font": {"size": 16}, "showarrow": false, "text": "Validation loss", "x": 0.775, "xanchor": "center", "xref": "paper", "y": 0.375, "yanchor": "bottom", "yref": "paper"}], "xaxis": {"anchor": "y", "domain": [0, 0.45], "title": {"text": "Epoch"}}, "xaxis2": {"anchor": "y2", "domain": [0.55, 1], "title": {"text": "Epoch"}}, "xaxis3": {"anchor": "y3", "domain": [0, 0.45]}, "xaxis4": {"anchor": "y4", "domain": [0.55, 1]}, "yaxis": {"anchor": "x", "domain": [0.625, 1], "range": [0, 1], "title": {"text": "Accuracy"}}, "yaxis2": {"anchor": "x2", "domain": [0.625, 1], "range": [0, 1], "title": {"text": "Loss"}}, "yaxis3": {"anchor": "x3", "domain": [0, 0.375]}, "yaxis4": {"anchor": "x4", "domain": [0, 0.375]}}}
